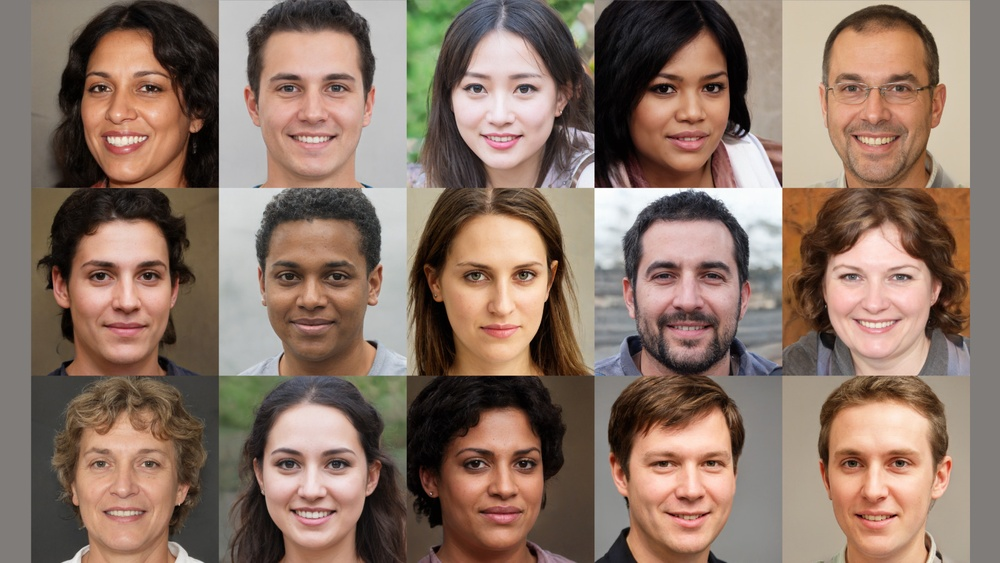
#> input picture faces.jpg, 1000 x 563 px, shrunk from 1600 x 901 before the run
$ python DetectFaces.py
#> lines starting #> are read from the running program, lines starting #| are printed output that depends on the picture; after the words box and inside, x2 and y2 are one past the last pixel; in counts of white or black regions, pixels touching at a corner belong together
import cv2
import numpy as np
import matplotlib.pyplot as plt

image = cv2.imread('faces.jpg')
#> image is the input picture: shape (563, 1000, 3); mean B, G, R 102, 115.5, 138.9
gray = cv2.cvtColor(image, cv2.COLOR_BGR2GRAY)
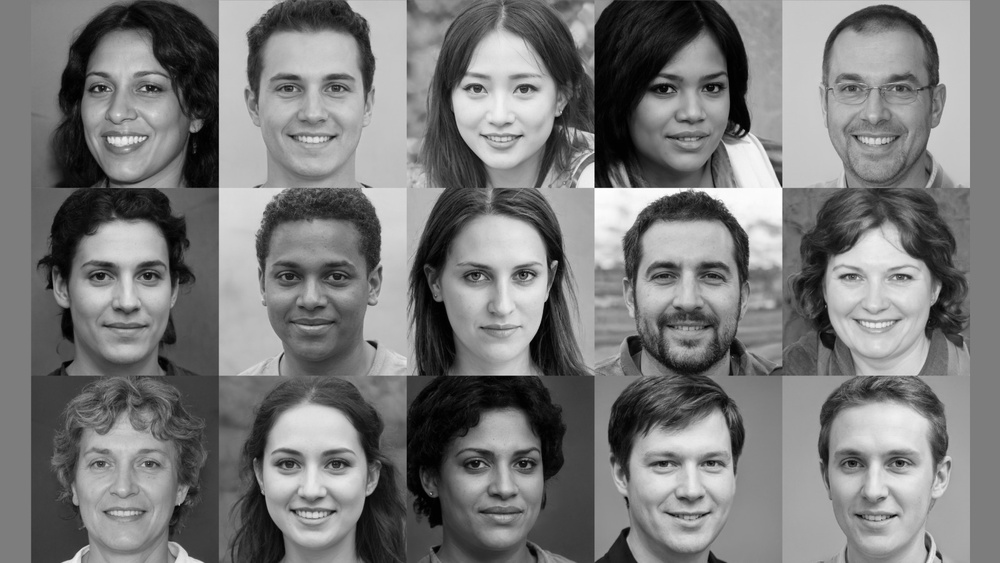
#> gray: shape (563, 1000); min 0, max 255, mean 121
plt.imshow(gray,cmap='gray'), plt.show

def convertToRGB(image):
    return cv2.cvtColor(image, cv2.COLOR_BGR2RGB)

face = cv2.CascadeClassifier("haarcascade_frontalface_alt2.xml")
face_c = face.detectMultiScale(gray, scaleFactor = 1.2, minNeighbors = 5);
#> face_c = 15 rows, first 6: [634, 45, 113, 113], [821, 236, 110, 110], [66, 420, 116, 116], [64, 43, 119, 119], [246, 35, 133, 133], [441, 42, 120, 120]
print('Faces found: ', len(face_c))
#| Faces found:  15

for(x_face, y_face, w_face, h_face) in face_c:
    cv2.rectangle(image, (x_face, y_face), (x_face + w_face, y_face + w_face), (0, 255, 0), 10)
#> this loop made 15 passes
#> (x_face, y_face, w_face, h_face) on passes 1 to 12: (634, 45, 113, 113), (821, 236, 110, 110), (66, 420, 116, 116), (64, 43, 119, 119), (246, 35, 133, 133), (441, 42, 120, 120), (812, 40, 128, 128), (61, 225, 130, 130), (436, 226, 133, 133), (443, 417, 120, 120), (811, 412, 130, 130), (628, 415, 128, 128)
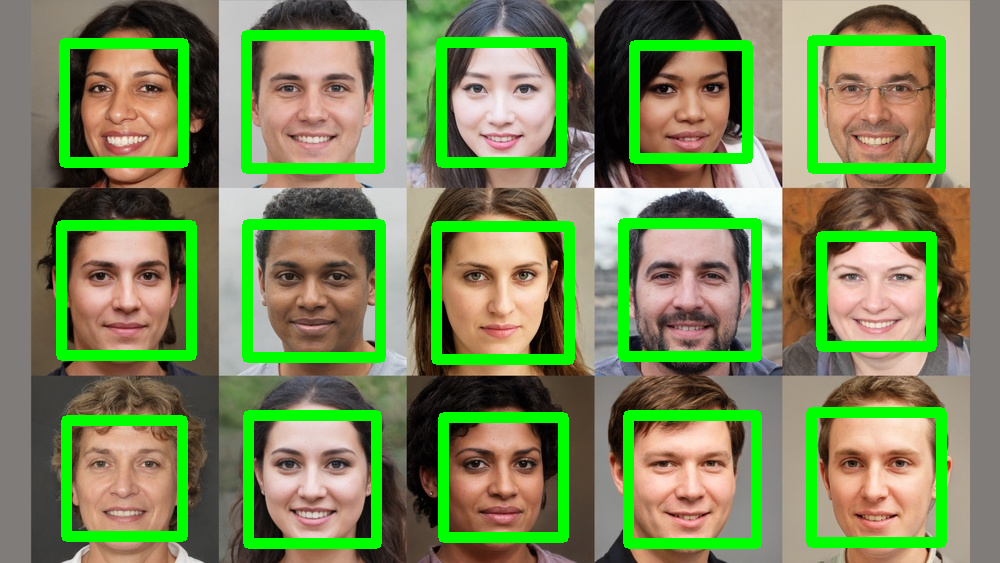
#> image: shape (563, 1000, 3); 14.54% of pixels changed, all inside (x1, y1, x2, y2) = (56, 30, 947, 549)

plt.imshow(convertToRGB(image)), plt.show()
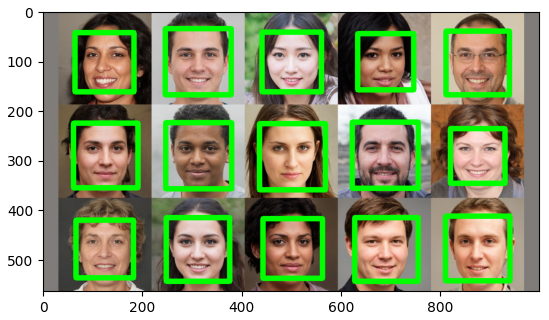
#> figure drawn by matplotlib, 1 panel
